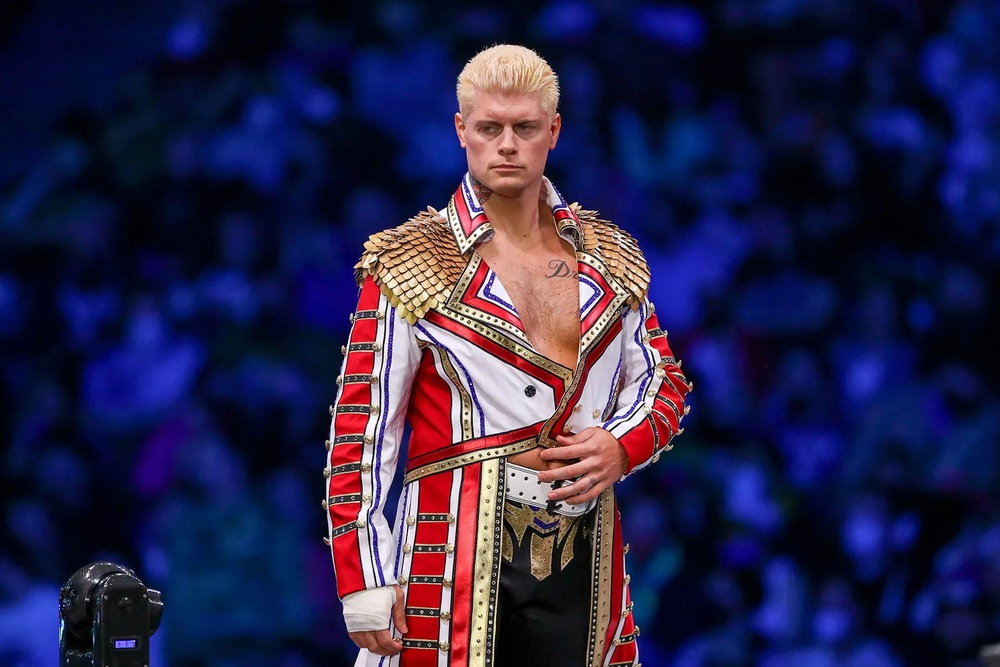
#> input picture TBA_MLP_Lab4/Images/Cody.jpg, 1000 x 667 px, shrunk from 1600 x 1067 before the run, given in place of the camera
$ python code3.py
#> lines starting #> are read from the running program, lines starting #| are printed output that depends on the picture
import cv2 as cv
from matplotlib import pyplot as plt

cap = cv.VideoCapture(0)
while True:
    ret, img = cap.read()
#> img is the input picture: shape (667, 1000, 3); mean B, G, R 73.6, 36.2, 40.9
    if not ret:
        break

    img = cv.cvtColor(img, cv.COLOR_BGR2RGB)
    img_gray = cv.cvtColor(img, cv.COLOR_BGR2GRAY)
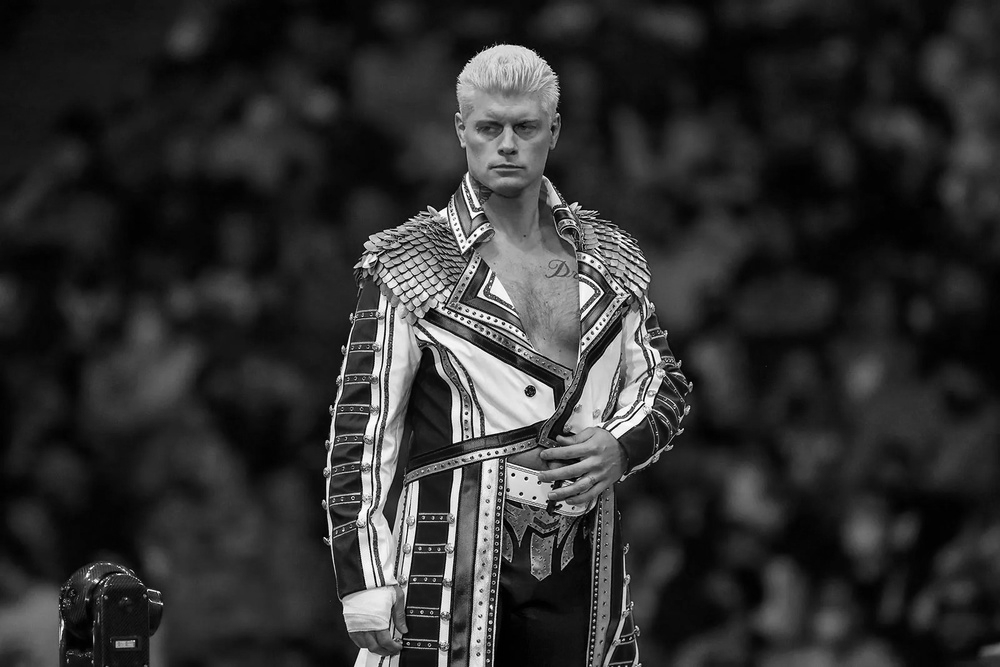
#> img_gray: shape (667, 1000); min 0, max 255, mean 47.9
    img_blur = cv.GaussianBlur(img,(7,7),0)
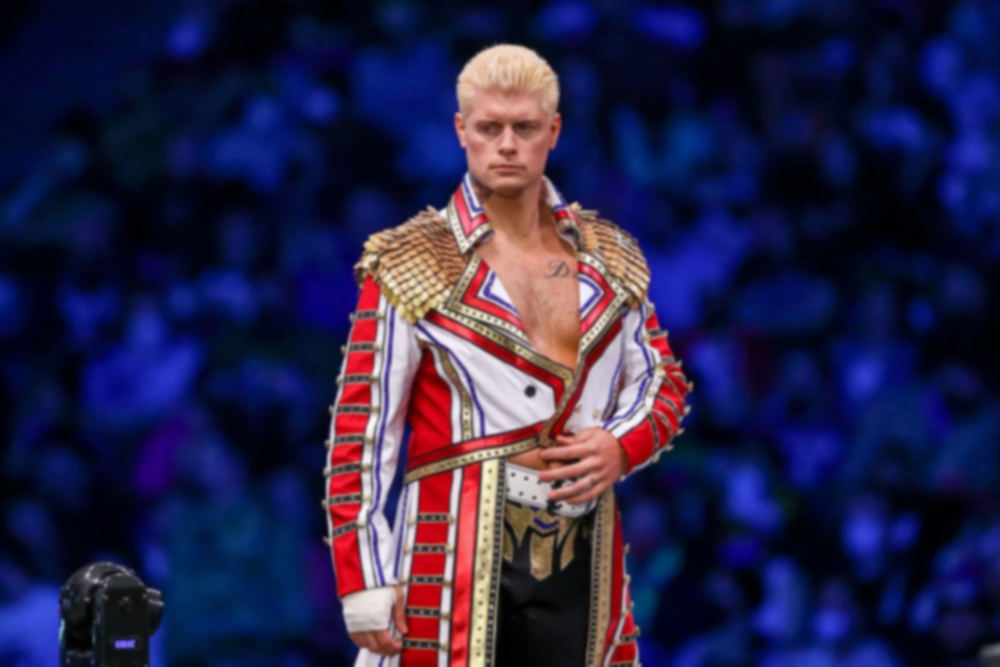
#> img_blur: shape (667, 1000, 3); mean R, G, B 40.9, 36.2, 73.6
    edges = cv.Canny(img_blur,5, cv.CV_64F)
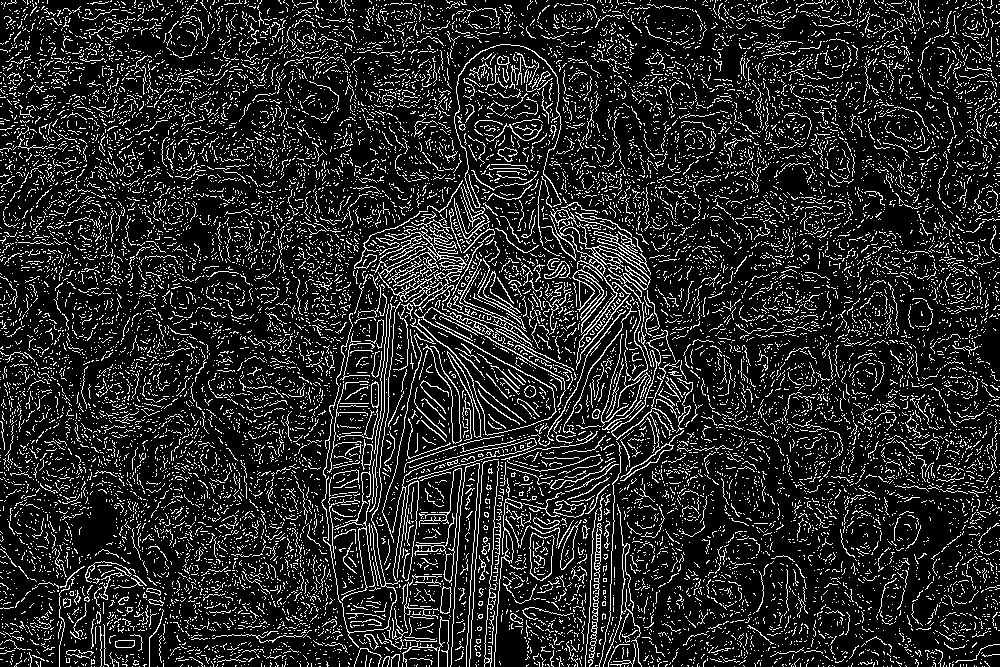
#> edges: shape (667, 1000); 14.9% white in thin lines or dots
    filtered_img = cv.convertScaleAbs(edges)

    plt.subplot(121),plt.imshow(img),plt.title('Original')
    plt.axis("off")

    plt.subplot(122),plt.imshow(edges,cmap='gray'),plt.title('Laplacian')
    plt.axis("off")
    plt.show()
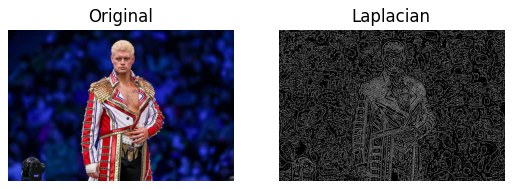
#> figure drawn by matplotlib, 2 panels

    plt.draw()
    plt.pause(0.01)

    if cv.waitKey(1) & 0xFF == ord('q'):
#> (key q is pressed here)
        break
    plt.show()

    cap.release
    cv.destroyAllWindows()
